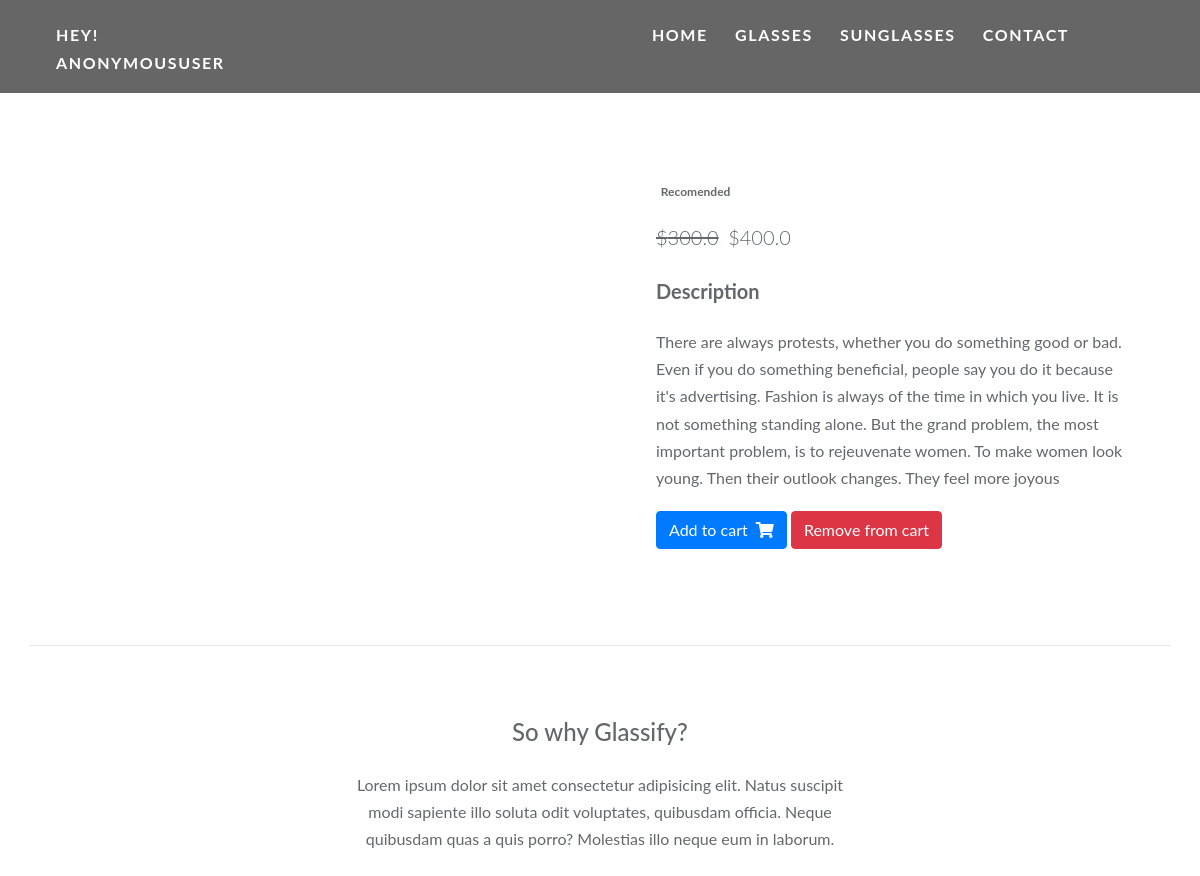
Screenshot of /product/clubmaster/ with the database file from the repository.
### core/models.py (models this page shows, shortened)
class Item(models.Model):
    title = models.CharField(max_length=100)
    price = models.FloatField()
    discount_price = models.FloatField(blank=True, null=True)
    category = models.CharField(choices=CATEGORY_CHOICES, max_length=2)
    label = models.CharField(choices=LABEL_CHOICES, max_length=1)
    slug = models.SlugField()
    description = models.TextField()
    image = models.ImageField()
    def get_add_to_cart_url(self):
        return reverse("core:add-to-cart", kwargs={
            'slug': self.slug
        })
    def get_remove_from_cart_url(self):
        return reverse("core:remove-from-cart", kwargs={
            'slug': self.slug
        })

### core/views.py (the view)
# urls.py: path('product/<slug>/', ItemDetailView.as_view(), name='product'),
class ItemDetailView(DetailView):
    model = Item
    template_name = "product.html"

### templates/product.html (shortened to what this page needs)
{% extends "base.html" %}
{% block content %}
<main class="mt-5 pt-4">
  <div class="container dark-grey-text mt-5">
    <div class="row wow fadeIn">
      <div class="col-md-6 mb-4">
      </div>
      <div class="col-md-6 mb-4">
        <div class="p-4">
          <div class="mb-3">
            <a href="">
              <span class="badge purple mr-1">{{ object.get_category_display }}</span>
            </a>
          </div>
          <p class="lead">
            {% if object.discount_price %}
            <span class="mr-1">
              <del>${{ object.price }}</del>
            </span>
            <span>${{ object.discount_price }}</span>
            {% else %}
            <span>${{ object.price }}</span>
            {% endif %}
          </p>
          <p class="lead font-weight-bold">Description</p>
          <p>{{ object.description }}</p>
          <a href="{{ object.get_add_to_cart_url }}" class="btn btn-primary btn-md my-0 p">
            Add to cart
            <i class="fas fa-shopping-cart ml-1"></i>
          </a>
          <a href="{{ object.get_remove_from_cart_url }}" class="btn btn-danger btn-md my-0 p">
            Remove from cart
          </a>
        </div>
      </div>
    </div>
    <hr>
    <div class="row d-flex justify-content-center wow fadeIn">
      <div class="col-md-6 text-center">
        <h4 class="my-4 h4">So why Glassify?</h4>
        <p>Lorem ipsum dolor sit amet consectetur adipisicing elit. Natus suscipit modi sapiente illo soluta odit
          voluptates,
          quibusdam officia. Neque quibusdam quas a quis porro? Molestias illo neque eum in laborum.</p>
      </div>
    </div>
  </div>
</main>
{% endblock content %}

### static_in_env/css/style.css (style rules this page uses)
body { overflow-x: hidden; font-family: 'Quicksand', sans-serif; background-color: white !important; background-position: center; background-repeat: no-repeat; background-size: cover; }

### static_in_env/css/fixed.css (style rules this page uses)
[class*="col-"] { padding: 2rem; }

### static_in_env/css/Contact.css (style rules this page uses)
body { -webkit-font-smoothing: antialiased; text-rendering: optimizeLegibility; font-family: 'Lato', sans-serif; letter-spacing: 0px; font-size: 16px; color: #62686c; font-weight: 400; line-height: 28px; }
h1, h2, h3, h4, h5, h6 { font-weight: 30; margin: 0px 0px 15px 0px; font-family: 'Lato', sans-serif; }
h4 { font-size: 20px; font-weight: 400; line-height: 30px; }
p { margin: 0 0 20px; line-height: 1.7; }
a { text-decoration: none; color: #62686c; -webkit-transition: all 0.3s; -moz-transition: all 0.3s; transition: all 0.3s; }

### rows the page displays
Item: category "Recomended", price "300.0", discount_price "400.0", description "There are always protests, whether you do something good or bad. Even if you do something beneficial, people say you do it because it's advertising. Fashion is always of the time in which you live. It is not something standing alone. But the grand problem, the most important problem, is to rejeuvenate women. To make women look young. Then their outlook changes. They feel more joyous"

### other values shown
{{ request.user }} "ANONYMOUSUSER"
